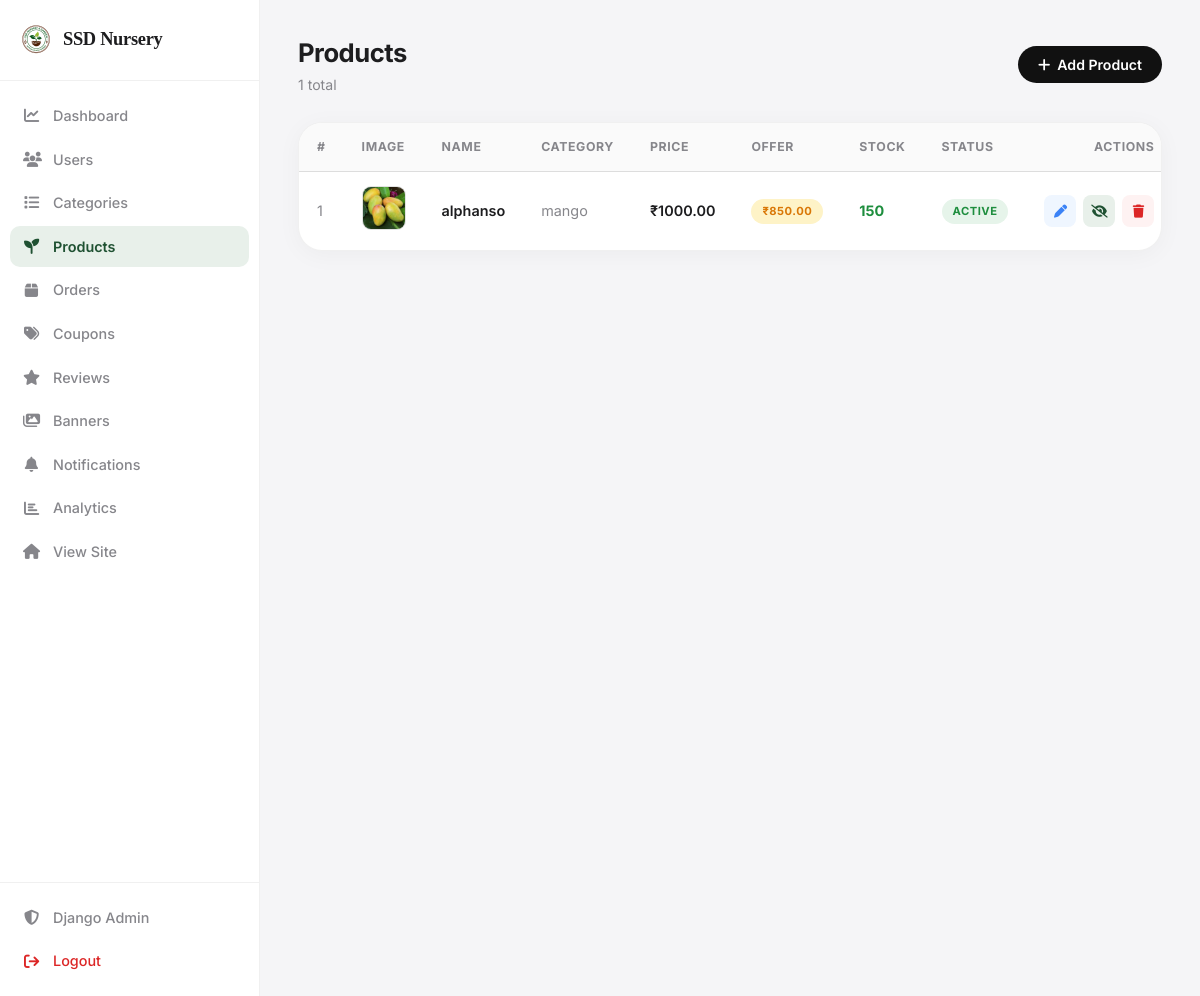
/dashboard/products/ (signed in), run on an earlier commit of the app's database.
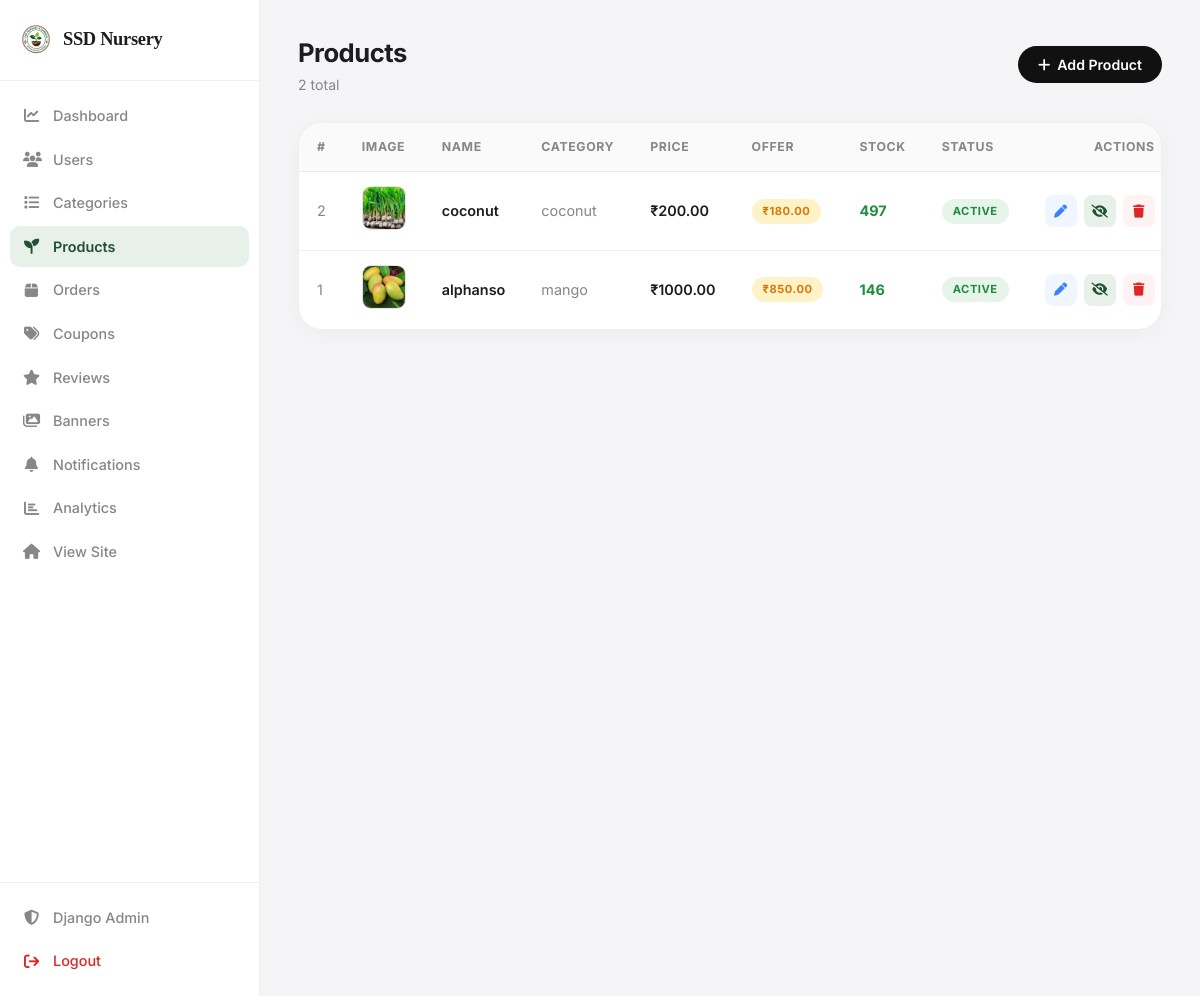
And on a later commit of the database.
### web/models.py (models this page shows, shortened)
class Product(models.Model):
    category = models.ForeignKey(
        Category,
        on_delete=models.CASCADE,
        related_name="products"
    )
    name = models.CharField(max_length=200)
    slug = models.SlugField(max_length=220, unique=True, blank=True)
    price = models.DecimalField(max_digits=10, decimal_places=2)
    offer_price = models.DecimalField(max_digits=10, decimal_places=2, blank=True, null=True)
    stock = models.PositiveIntegerField(default=0)
    image = models.ImageField(upload_to="products/", blank=True, null=True)
    description = models.TextField(blank=True)
    care_guide = models.TextField(blank=True)
    sunlight = models.CharField(max_length=100, blank=True)
    watering = models.CharField(max_length=100, blank=True)
    featured = models.BooleanField(default=False)
    is_active = models.BooleanField(default=True)
    created_at = models.DateTimeField(auto_now_add=True)
    class Meta:
        ordering = ["-created_at"]

class Category(models.Model):
    name = models.CharField(max_length=100, unique=True)
    slug = models.SlugField(max_length=120, unique=True, blank=True)
    image = models.ImageField(upload_to="categories/", blank=True, null=True)
    description = models.TextField(blank=True)
    is_active = models.BooleanField(default=True)
    created_at = models.DateTimeField(auto_now_add=True)
    class Meta:
        verbose_name_plural = "Categories"
        ordering = ["name"]

### web/views.py (the view)
    def wrapper(request, *args, **kwargs):
        if not request.user.is_authenticated or not request.user.is_superuser:
            return redirect("/")
        return func(request, *args, **kwargs)

### web/context_processors.py (called while the page is built)
def user_profile(request):
    notifications = Notification.objects.filter(is_active=True).order_by("-id")[:5]
    return {"notifications": notifications}

def cart_count(request):
    count = 0
    if request.user.is_authenticated:
        count = sum(
            i.quantity
            for i in CartItem.objects.filter(user=request.user)
        )
    return {
        "cart_count": count
    }

### web/views.py (called while the page is built)
def _admin_required(func):
    def wrapper(request, *args, **kwargs):
        if not request.user.is_authenticated or not request.user.is_superuser:
            return redirect("/")
        return func(request, *args, **kwargs)
    wrapper.__name__ = func.__name__
    return wrapper

@login_required
@_admin_required
def product_list(request):
    return render(request, "web/admin/products.html", {
        "products":   Product.objects.select_related("category").order_by("-id"),
        "categories": Category.objects.filter(is_active=True),
    })

### web/templates/web/admin/products.html (shortened to what this page needs)
{% load static %}
<!DOCTYPE html><html lang="en"><head><meta charset="UTF-8"><meta name="viewport" content="width=device-width,initial-scale=1.0">
<link rel="stylesheet" href="https://cdnjs.cloudflare.com/ajax/libs/font-awesome/6.5.2/css/all.min.css">
<link rel="stylesheet" href="{% static 'css/admin.css' %}"></head><body>
<div class="admin-layout"><div class="sidebar-overlay" id="sidebarOverlay"></div>{% include "web/admin/_sidebar.html" %}
<main class="main-content">
<header class="top-header"><div class="header-left"><button class="mobile-toggle" id="openSidebar"></button><div><h1 class="page-title">Products</h1><p class="page-subtitle">{{ products.count }} total</p></div></div><button class="btn-primary" data-modal-open="addProductModal"><i class="fa-solid fa-plus"></i> Add Product</button></header>
<div class="data-card"><div class="table-responsive"><table><thead><tr><th>#</th><th>Image</th><th>Name</th><th>Category</th><th>Price</th><th>Offer</th><th>Stock</th><th>Status</th><th style="text-align:right">Actions</th></tr></thead><tbody>
{% for p in products %}
<tr><td style="color:var(--text-secondary)">{{ p.id }}</td>
<td>{% if p.image %}<img src="{{ p.image.url }}" class="thumb">{% else %}<div class="thumb-placeholder"><i class="fa-solid fa-seedling"></i></div>{% endif %}</td>
<td style="font-weight:600;max-width:160px;overflow:hidden;text-overflow:ellipsis;white-space:nowrap;">{{ p.name }}</td>
<td style="color:var(--text-secondary)">{{ p.category.name }}</td>
<td style="font-weight:600">₹{{ p.price }}</td>
<td>{% if p.offer_price %}<span class="badge badge-sale">₹{{ p.offer_price }}</span>{% else %}<span style="color:var(--text-secondary)">—</span>{% endif %}</td>
<td>{% if p.stock == 0 %}<span style="color:var(--danger);font-weight:700">0</span>{% elif p.stock < 5 %}<span style="color:var(--warn);font-weight:700">{{ p.stock }}</span>{% else %}<span style="color:var(--success);font-weight:700">{{ p.stock }}</span>{% endif %}</td>
<td>{% if p.is_active %}<span class="badge badge-active">Active</span>{% else %}<span class="badge badge-disabled">Hidden</span>{% endif %}</td>
<td><div class="action-group">
<button class="btn-icon btn-icon-edit" title="Edit" onclick="openEditModal('editProductModal',{name:'{{ p.name|escapejs }}',price:'{{ p.price }}',offer_price:'{{ p.offer_price|default:'' }}',stock:'{{ p.stock }}',description:'{{ p.description|escapejs }}',care_guide:'{{ p.care_guide|escapejs }}'});document.getElementById('editProductForm').action='{% url "edit_product" p.id %}';document.getElementById('editCatSel').value='{{ p.category.id }}'"><i class="fa-solid fa-pen"></i></button>
<a href="{% url 'toggle_product' p.id %}" class="btn-icon btn-icon-toggle" title="Toggle"><i class="fa-solid fa-{% if p.is_active %}eye-slash{% else %}eye{% endif %}"></i></a>
<a href="{% url 'delete_product' p.id %}" class="btn-icon btn-icon-danger" data-confirm="Delete '{{ p.name }}'?"><i class="fa-solid fa-trash"></i></a>
</div></td></tr>
{% empty %}<tr class="empty-row"><td colspan="9"><i class="fa-solid fa-seedling"></i><br>No products yet</td></tr>{% endfor %}
</tbody></table></div></div>
</main></div>
<script src="{% static 'js/admin.js' %}"></script></body></html>

What changed in the data, as far as the page shows it:
added Product: id "2", image (picture), name "coconut", category.name "coconut", price "200.00", offer_price "180.00", stock "497", is_active "ACTIVE"
changed Product "alphanso": stock "150" → "146"
Also different on the page:
{{ products.count }}: "1" → "2"
